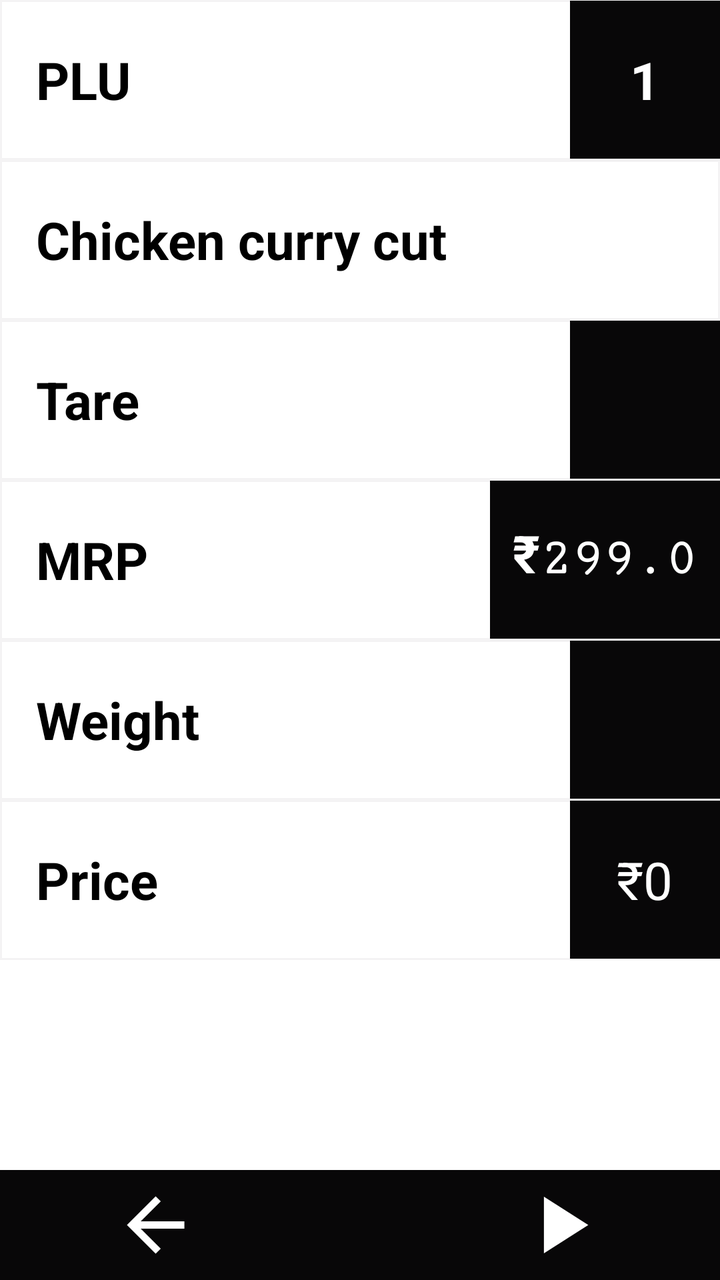
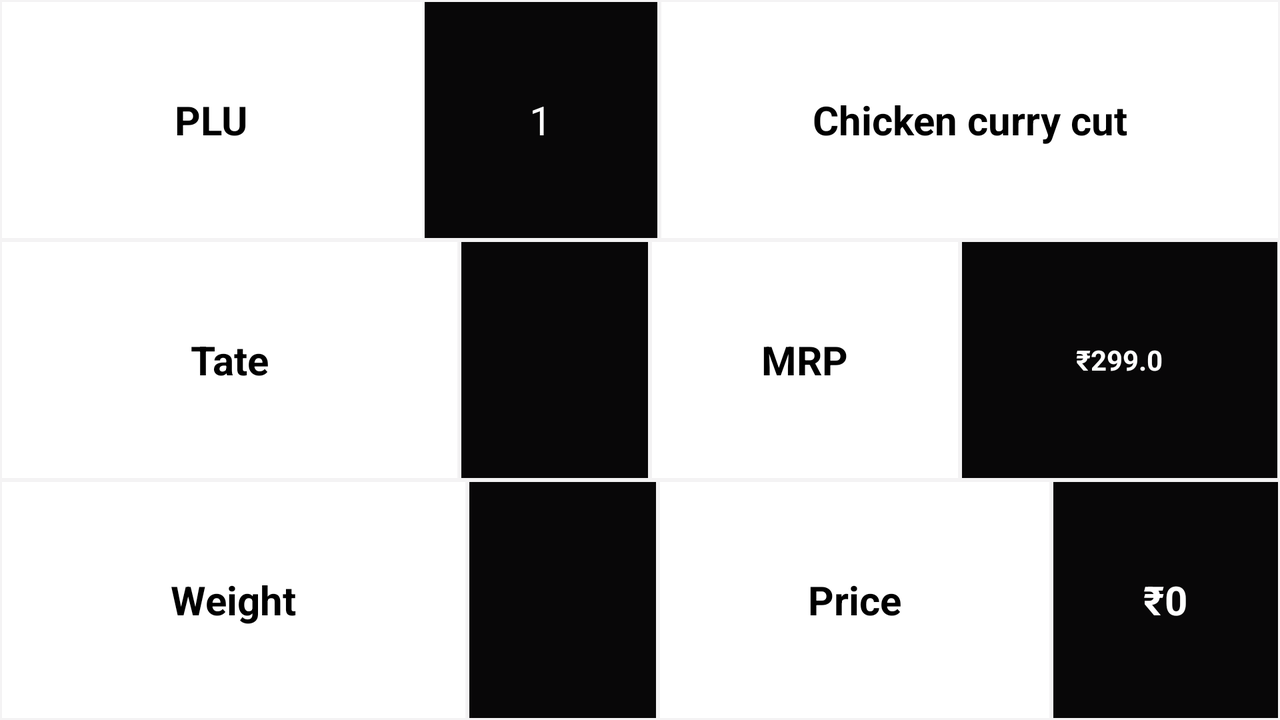

Two renders of one Android screen. The first uses the default layout on a phone; the second uses the alternative layout the repository ships for a different screen configuration, on a matching device. The two XML files are below.
<!-- AndroidManifest.xml: application theme Theme.Meat_Packing -->
<!-- res/layout/activity_main.xml -->
<?xml version="1.0" encoding="utf-8"?>
<androidx.constraintlayout.widget.ConstraintLayout
    xmlns:android="http://schemas.android.com/apk/res/android"
    xmlns:app="http://schemas.android.com/apk/res-auto"
    xmlns:tools="http://schemas.android.com/tools"
    android:layout_width="match_parent"
    android:layout_height="match_parent"
    android:theme="@style/Theme.Meat_Packing"
    >

    <FrameLayout
        android:id="@+id/flFragment"
        android:layout_width="match_parent"
        android:layout_height="0dp"
        app:layout_constraintBottom_toTopOf="@+id/bottomNavigationView"
        app:layout_constraintEnd_toEndOf="parent"
        app:layout_constraintHorizontal_bias="0.5"
        app:layout_constraintStart_toStartOf="parent"
        app:layout_constraintTop_toTopOf="parent" >

        <LinearLayout
            android:layout_width="match_parent"
            android:layout_height="match_parent"
            android:orientation="vertical"

 >
            <LinearLayout
                android:layout_width="match_parent"
                android:layout_height="80dp"
                android:orientation="horizontal"
                android:background="@drawable/drawable">

                <TextView
                    android:id="@+id/text1_1"
                    android:layout_width="285dp"
                    android:layout_height="79dp"
                    android:layout_centerInParent="true"
                    android:layout_gravity="center"
                    android:textColor="@color/black"
                    android:paddingLeft="18dp"
                    android:paddingTop="22dp"
                    android:text="PLU"
                    android:textSize="26sp"
                    android:textStyle="bold" />

                <TextView
                    android:id="@+id/text1_2"
                    android:layout_width="125dp"
                    android:layout_height="79dp"
                    android:layout_centerInParent="true"
                    android:layout_gravity="center"
                    android:layout_weight="1"
                    android:background="@color/grey"
                    android:paddingTop="22dp"
                    android:text="1"
                    android:textAlignment="center"
                    android:textColor="@color/white"
                    android:textSize="26sp"
                    android:textStyle="bold" />

            </LinearLayout>
            <LinearLayout
                android:layout_width="match_parent"
                android:layout_height="80dp"
                android:orientation="horizontal"
                android:background="@drawable/drawable" android:textColor="@color/white">

                <TextView
                    android:id="@+id/text2_1"
                    android:layout_width="match_parent"
                    android:layout_height="79dp"
                    android:layout_centerInParent="true"
                    android:layout_gravity="center"
                    android:paddingLeft="18dp"
                    android:paddingTop="22dp"
                    android:text="Chicken curry cut"
                    android:textSize="26sp"
                    android:textStyle="bold" android:textColor="@color/black"/>

            </LinearLayout>
            <LinearLayout
                android:layout_width="match_parent"
                android:layout_height="80dp"
                android:orientation="horizontal"
                android:background="@drawable/drawable"
                >

                <TextView
                    android:id="@+id/text3_1"
                    android:layout_width="285dp"
                    android:layout_height="79dp"
                    android:layout_centerInParent="true"
                    android:layout_gravity="center"
                    android:textColor="@color/black"
                    android:paddingLeft="18dp"
                    android:paddingTop="22dp"
                    android:text="Tare"
                    android:textSize="26sp"
                    android:textStyle="bold" />

                <TextView
                    android:id="@+id/text3_2"
                    android:layout_width="125dp"
                    android:layout_height="79dp"
                    android:layout_centerInParent="true"
                    android:layout_gravity="center"
                    android:layout_weight="1"
                    android:background="@color/grey"
                    android:paddingTop="22dp"
                    android:textAlignment="center"
                    android:textColor="@color/white"

                    android:textSize="26sp" />

            </LinearLayout>
            <LinearLayout
                android:layout_width="match_parent"
                android:layout_height="80dp"
                android:orientation="horizontal"
                android:background="@drawable/drawable">

                <TextView
                    android:id="@+id/text4_1"
                    android:layout_width="245dp"
                    android:layout_height="79dp"
                    android:layout_centerInParent="true"
                    android:layout_gravity="center"
                    android:textColor="@color/black"
                    android:paddingLeft="18dp"
                    android:paddingTop="22dp"
                    android:text="MRP"
                    android:textSize="26sp"
                    android:textStyle="bold" />

                <TextView
                    android:id="@+id/text4_2"
                    android:layout_width="165dp"
                    android:layout_height="79dp"
                    android:layout_centerInParent="true"
                    android:layout_gravity="center"
                    android:layout_weight="1"
                    android:background="@color/grey"
                    android:fontFamily="serif-monospace"
                    android:paddingTop="22dp"
                    android:text="₹299.0"
                    android:textAlignment="center"
                    android:textColor="@color/white"
                    android:textSize="26sp"

                    android:textStyle="bold" />

            </LinearLayout>
            <LinearLayout
                android:layout_width="match_parent"
                android:layout_height="80dp"
                android:orientation="horizontal"
                android:background="@drawable/drawable"
                >

                <TextView
                    android:id="@+id/text5_1"
                    android:layout_width="285dp"
                    android:layout_height="79dp"
                    android:layout_centerInParent="true"
                    android:layout_gravity="center"
                    android:textColor="@color/black"
                    android:paddingLeft="18dp"
                    android:paddingTop="22dp"
                    android:text="Weight"
                    android:textSize="26sp"
                    android:textStyle="bold" />

                <TextView
                    android:id="@+id/text5_2"
                    android:layout_width="125dp"
                    android:layout_height="79dp"
                    android:layout_centerInParent="true"
                    android:layout_gravity="center"
                    android:layout_weight="1"
                    android:paddingTop="22dp"
                    android:textAlignment="center"
                    android:textColor="@color/white"
                    android:textSize="26sp"
                    android:background="@color/grey"

                    />

            </LinearLayout>
            <LinearLayout
                android:layout_width="match_parent"
                android:layout_height="80dp"
                android:orientation="horizontal"
                android:background="@drawable/drawable"
                >

                <TextView
                    android:id="@+id/text6_1"
                    android:layout_width="285dp"
                    android:layout_height="79dp"
                    android:layout_centerInParent="true"
                    android:layout_gravity="center"
                    android:textColor="@color/black"
                    android:paddingLeft="18dp"
                    android:paddingTop="22dp"
                    android:text="Price"
                    android:textSize="26sp"
                    android:textStyle="bold" />

                <TextView
                    android:id="@+id/text6_2"
                    android:layout_width="125dp"
                    android:layout_height="79dp"
                    android:layout_centerInParent="true"
                    android:layout_gravity="center"
                    android:layout_weight="1"
                    android:paddingTop="22dp"
                    android:textAlignment="center"
                    android:background="@color/grey"
                    android:text="₹0"
                    android:textColor="@color/white"
                    android:textSize="26sp"

                    />

            </LinearLayout>



        </LinearLayout>


    </FrameLayout>

    <LinearLayout
        android:id="@+id/bottomNavigationView"
        android:layout_width="411dp"
        android:layout_height="55dp"
        app:layout_constraintBottom_toBottomOf="parent"
        app:layout_constraintEnd_toEndOf="parent"
        app:layout_constraintHorizontal_bias="0.5"
        app:layout_constraintStart_toStartOf="parent"
        android:background="@color/grey"
        app:itemTextColor="@color/white"

        app:itemIconSize="85dp"

        android:orientation="horizontal"
        tools:ignore="Orientation"

    >

        <ImageView
            android:id="@+id/imageView"
            android:layout_width="wrap_content"
            android:layout_height="wrap_content"
            android:layout_weight="1"
            app:srcCompat="@drawable/aal_foreground" />
        <ImageView
            android:id="@+id/imageView2"
            android:layout_width="wrap_content"
            android:layout_height="wrap_content"
            android:layout_weight="1"
            app:srcCompat="@drawable/play_foreground" />

    </LinearLayout>

</androidx.constraintlayout.widget.ConstraintLayout>
<!-- resources referenced by this layout -->
<resources>
  <color name="black">#FF000000</color>
  <color name="grey">#080708</color>
  <color name="white">#FFFFFFFF</color>
  <!-- drawable aal_foreground (drawable) -->
  <vector xmlns:android="http://schemas.android.com/apk/res/android"
      android:width="108dp"
      android:height="108dp"
      android:viewportWidth="108"
      android:viewportHeight="108"
      android:tint="#FFFFFF"
      android:autoMirrored="true">
    <group android:scaleX="3.5235"
        android:scaleY="3.5235"
        android:translateX="11.718"
        android:translateY="11.718">
      <path
          android:fillColor="@android:color/white"
          android:pathData="M20,11H7.83l5.59,-5.59L12,4l-8,8 8,8 1.41,-1.41L7.83,13H20v-2z"/>
    </group>
  </vector>
  <!-- drawable drawable (drawable) -->
  <?xml version="1.0" encoding="utf-8"?>
      <shape xmlns:android="http://schemas.android.com/apk/res/android" android:shape="rectangle" >
          <stroke
              android:width="1dp"
              android:color="@color/border" />
  
  </shape>
  <!-- drawable play_foreground (drawable) -->
  <vector xmlns:android="http://schemas.android.com/apk/res/android"
      android:width="108dp"
      android:height="108dp"
      android:viewportWidth="108"
      android:viewportHeight="108"
      android:tint="#FFFFFF">
    <group android:scaleX="3.9639375"
        android:scaleY="3.9639375"
        android:translateX="0.266625"
        android:translateY="6.43275">
      <path
          android:fillColor="@android:color/white"
          android:pathData="M8,5v14l11,-7z"/>
    </group>
  </vector>
  <style name="Theme.Meat_Packing" parent="Theme.MaterialComponents.DayNight.DarkActionBar">
          
          <item name="colorPrimary">@color/purple_500</item>
          <item name="colorPrimaryVariant">@color/purple_700</item>
          <item name="colorOnPrimary">@color/white</item>
          
          <item name="colorSecondary">@color/teal_200</item>
          <item name="colorSecondaryVariant">@color/teal_700</item>
          <item name="colorOnSecondary">@color/black</item>
          
          <item name="android:statusBarColor" tools:targetApi="l">?attr/colorPrimaryVariant</item>
          
          <item name="actionBarSize">85dp</item>
  
      </style>
  <color name="border">#f4f3f4</color>
  <color name="purple_500">#FF6200EE</color>
  <color name="purple_700">#FF3700B3</color>
  <color name="teal_200">#FF03DAC5</color>
  <color name="teal_700">#FF018786</color>
</resources>
<!-- res/layout-land/activity_main.xml (the repository's variant of the layout above) -->
<!-- drawn on the phone turned sideways -->
<?xml version="1.0" encoding="utf-8"?>
<LinearLayout xmlns:android="http://schemas.android.com/apk/res/android"
    xmlns:app="http://schemas.android.com/apk/res-auto"
    xmlns:tools="http://schemas.android.com/tools"
    android:id="@+id/klo"
    android:orientation="vertical"
    android:layout_width="match_parent"
    android:weightSum="3"
    android:layout_height="match_parent"
    android:theme="@style/Theme.Meat_Packing2"
    >

    <LinearLayout
        android:layout_width="match_parent"
        android:layout_height="0dp"
        android:layout_weight="1"
        android:textColor="@color/black"
        android:orientation="horizontal"
        tools:ignore="Suspicious0dp"
        android:background="@drawable/drawable"
       >

        <TextView
            android:id="@+id/textView1"
            android:layout_width="wrap_content"
            android:layout_height="match_parent"
            android:layout_weight="0.57"
            android:gravity="center"
            android:text="PLU"
            android:textStyle="bold"



            android:textColor="@color/black"
            android:textSize="20sp" />

        <TextView
            android:id="@+id/textView2"
            android:layout_width="wrap_content"
            android:layout_height="match_parent"
            android:layout_weight="0.35"
            android:background="@drawable/drawable1"
            android:gravity="center" android:textColor="@color/white"
            android:text="1"
            android:textSize="20sp"
            />

        <TextView
            android:id="@+id/textView3"
            android:layout_width="wrap_content"
            android:layout_height="match_parent"
            android:layout_weight="0.50"
            android:gravity="center"
            android:text="Chicken curry cut"
            android:textColor="@color/black"
            android:textSize="20sp"
            android:background="@drawable/drawable"
            android:textStyle="bold" />
    </LinearLayout>

    <LinearLayout
        android:layout_width="match_parent"
        android:layout_height="0dp"
        android:layout_weight="1"
        android:orientation="horizontal"

        tools:ignore="Suspicious0dp"
        >

        <TextView
            android:id="@+id/textView5"
            android:layout_width="wrap_content"
            android:layout_height="match_parent"
            android:layout_weight="0.41"
            android:background="@drawable/drawable"
            android:gravity="center"
            android:text="Tate"
            android:textColor="@color/black"
            android:textSize="20sp"
            android:textStyle="bold" />
        <TextView
            android:id="@+id/text3_2"
            android:layout_width="wrap_content"
            android:layout_height="match_parent"
            android:layout_weight="0.205
"
          android:background="@drawable/drawable1"
            android:textSize="20sp"
            
            android:gravity="center" android:textColor="@color/white"
            android:textStyle="bold"
             />

        <TextView
            android:id="@+id/textView7"
            android:layout_width="wrap_content"
            android:layout_height="match_parent"
            android:layout_weight="0.24"
            android:gravity="center"
            android:text="MRP"
            android:textColor="@color/black"
            android:textSize="20sp"
            android:background="@drawable/drawable"
            android:textStyle="bold" />
        <TextView
            android:id="@+id/textView8"
            android:layout_width="wrap_content"
            android:layout_height="match_parent"
            android:layout_weight="0.25"
          android:background="@drawable/drawable1"
            android:text="₹299.0"
            android:textStyle="bold"
            android:gravity="center" android:textColor="@color/white"/>

    </LinearLayout>

    <LinearLayout
        android:layout_width="match_parent"
        android:layout_height="0dp"
       
        android:layout_weight="1"
        android:orientation="horizontal"
        tools:ignore="Suspicious0dp">


        <TextView
            android:id="@+id/textView9"
            android:layout_width="wrap_content"
            android:layout_height="match_parent"
            android:layout_weight="0.353"
            android:background="@drawable/drawable"
            android:gravity="center"
            android:text="Weight"
            android:textColor="@color/black"
            android:textSize="20sp"
            android:textStyle="bold" />
        <TextView
            android:id="@+id/text5_2"
            android:layout_width="wrap_content"
            android:layout_height="match_parent"
            android:layout_weight="0.197"
          android:background="@drawable/drawable1"

            android:gravity="center" android:textColor="@color/white"
            android:textSize="20sp"
            android:textStyle="bold"/>

        <TextView
            android:id="@+id/textView11"
            android:layout_width="wrap_content"
            android:layout_height="match_parent"
            android:layout_weight="0.31"
            android:gravity="center"
            android:text="Price"
            android:textColor="@color/black"
            android:textSize="20sp"
            android:background="@drawable/drawable"
            android:textStyle="bold" />
        <TextView
            android:id="@+id/textView12"
            android:layout_width="wrap_content"
            android:layout_height="match_parent"
            android:layout_weight="0.19"
          android:background="@drawable/drawable1"
            android:text="₹0"
            android:textStyle="bold"
            android:textSize="20sp"
            android:gravity="center" android:textColor="@color/white"
            />
    </LinearLayout>
</LinearLayout>
<!-- resources referenced by the variant -->
<!-- as the phone turned sideways resolves them -->
<resources>
  <color name="black">#FF000000</color>
  <color name="white">#FFFFFFFF</color>
  <!-- drawable drawable (drawable) -->
  <?xml version="1.0" encoding="utf-8"?>
      <shape xmlns:android="http://schemas.android.com/apk/res/android" android:shape="rectangle" >
          <stroke
              android:width="1dp"
              android:color="@color/border" />
  
  </shape>
  <!-- drawable drawable1 (drawable) -->
  <?xml version="1.0" encoding="utf-8"?>
  <shape xmlns:android="http://schemas.android.com/apk/res/android" android:shape="rectangle" >
      <stroke
          android:width="1dp"
          android:color="@color/border" />
      <solid android:color="@color/grey" />
  </shape>
  <style name="Theme.Meat_Packing2" parent="Theme.MaterialComponents.DayNight.NoActionBar">
          
  
  
      </style>
  <style name="Theme.Meat_Packing" parent="Theme.MaterialComponents.DayNight.DarkActionBar">
          
          <item name="colorPrimary">@color/purple_500</item>
          <item name="colorPrimaryVariant">@color/purple_700</item>
          <item name="colorOnPrimary">@color/white</item>
          
          <item name="colorSecondary">@color/teal_200</item>
          <item name="colorSecondaryVariant">@color/teal_700</item>
          <item name="colorOnSecondary">@color/black</item>
          
          <item name="android:statusBarColor" tools:targetApi="l">?attr/colorPrimaryVariant</item>
          
          <item name="actionBarSize">85dp</item>
  
      </style>
  <color name="border">#f4f3f4</color>
  <color name="grey">#080708</color>
  <color name="purple_500">#FF6200EE</color>
  <color name="purple_700">#FF3700B3</color>
  <color name="teal_200">#FF03DAC5</color>
  <color name="teal_700">#FF018786</color>
</resources>
